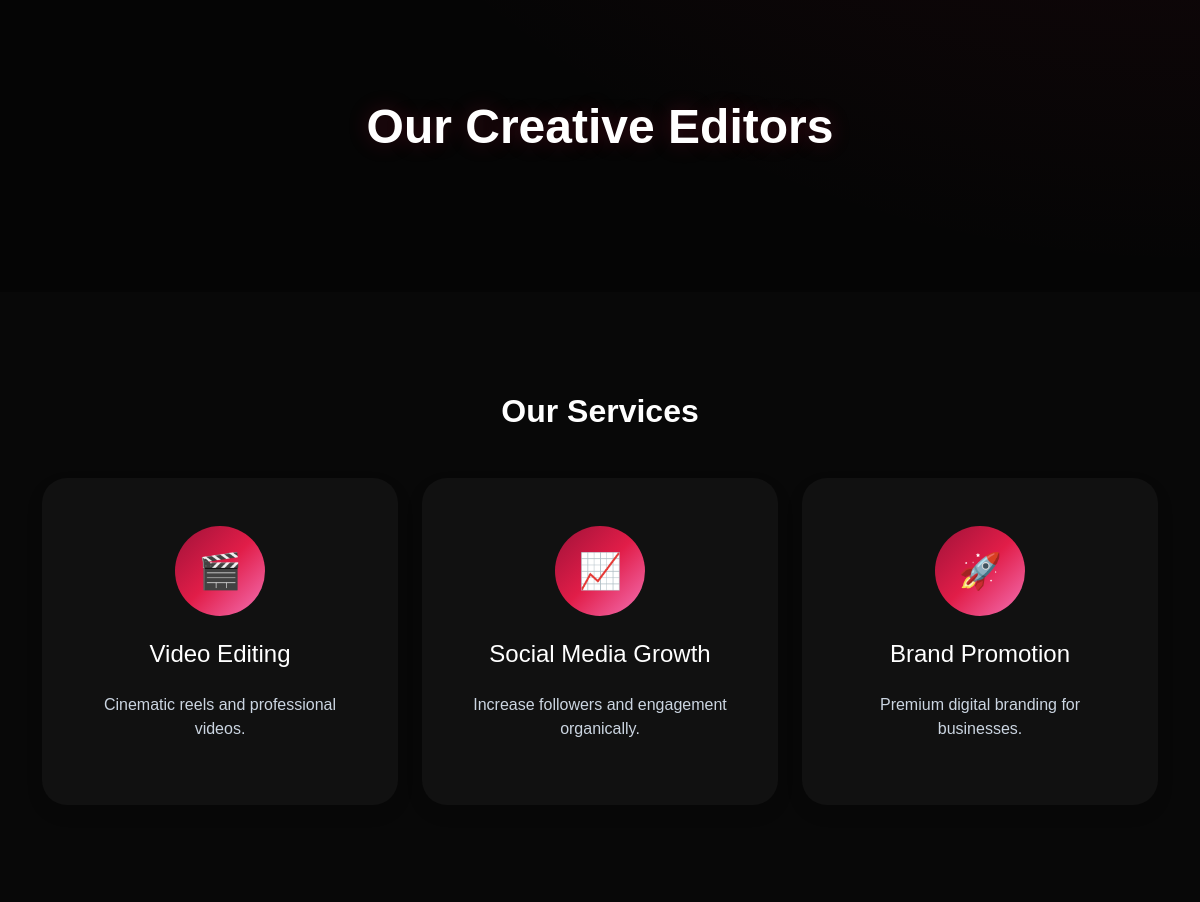
/ (middle part), run on an earlier commit of the app's database.
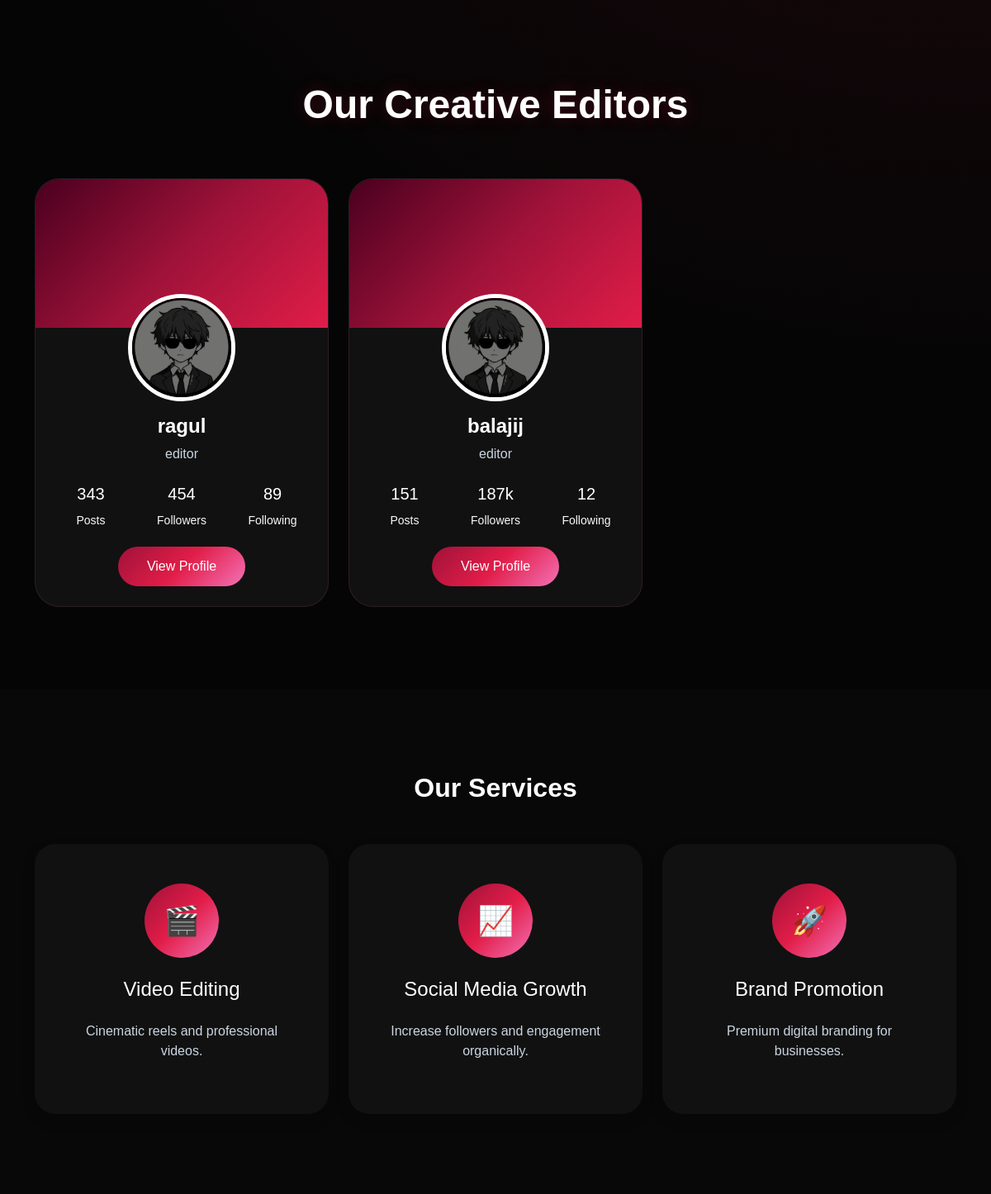
And on a later commit of the database.
### agents/models.py (models this page shows, shortened)
class Editor(models.Model):
    name = models.CharField(max_length=100)
    role = models.CharField(max_length=100)
    bio = models.TextField()
    image = models.ImageField(upload_to='editors/')
    instagram = models.URLField()
    posts = models.CharField(max_length=20, default='0')
    followers = models.CharField(max_length=20, default='0')
    following = models.CharField(max_length=20, default='0')
    project_image = models.ImageField(
        upload_to='projects/images/',
        blank=True,
        null=True
    )
    project_video = models.FileField(
        upload_to='projects/videos/',
        blank=True,
        null=True
    )
    project_description = models.TextField(
        blank=True,
        null=True
    )
    created_at = models.DateTimeField(auto_now_add=True)

### agents/views.py (the view)
# urls.py: path('', views.home, name='home'),
def home(request):
    editors = Editor.objects.all()
    return render(request, 'home.html', {
        'editors': editors
    })

### agents/templates/home.html (shortened to what this page needs)
{% extends 'base.html' %}
{% block content %}
<section class="profile-section">
    <div class="container">
        <h2 class="section-title">
            Our Creative Editors
        </h2>
        <div class="row g-4">
            {% for editor in editors %}
            <div class="col-lg-4 col-md-6">
                <div class="card profile-card h-100">
                    <div class="profile-cover"></div>
                    <div class="card-body text-center p-4">
                        <img src="{{ editor.image.url }}" class="profile-img">
                        <h3 class="profile-name mt-3">
                            {{ editor.name }}
                        </h3>
                        <p class="profile-role">
                            {{ editor.role }}
                        </p>
                        <div class="row mt-4">
                            <div class="col-4">
                                <h5 class="text-white">{{ editor.posts }}</h5>
                                <small class="text-light">Posts</small>
                            </div>
                            <div class="col-4">
                                <h5 class="text-white">{{ editor.followers }}</h5>
                                <small class="text-light">Followers</small>
                            </div>
                            <div class="col-4">
                                <h5 class="text-white">{{ editor.following }}</h5>
                                <small class="text-light">Following</small>
                            </div>
                        </div>
                        <button
                        class="follow-btn"
                        data-bs-toggle="modal"
                        data-bs-target="#editorModal{{ editor.id }}">
                            View Profile
                        </button>
                    </div>
                </div>
            </div>
            {% endfor %}
        </div>
    </div>
</section>
<section class="service-section">
    <div class="container">
        <h2 class="text-center fw-bold mb-5">
            Our Services
        </h2>
        <div class="row g-4">
            <div class="col-lg-4">
                <div class="card service-card p-5 text-center shadow">
                    <div class="service-icon mb-4">
                        🎬
                    </div>
                    <h4>
                        Video Editing
                    </h4>
                    <p class="text-muted mt-3">
                        Cinematic reels and professional videos.
                    </p>
                </div>
            </div>
            <div class="col-lg-4">
                <div class="card service-card p-5 text-center shadow">
                    <div class="service-icon mb-4">
                        📈
                    </div>
                    <h4>
                        Social Media Growth
                    </h4>
                    <p class="text-muted mt-3">
                        Increase followers and engagement organically.
                    </p>
                </div>
            </div>
            <div class="col-lg-4">
                <div class="card service-card p-5 text-center shadow">
                    <div class="service-icon mb-4">
                        🚀
                    </div>
                    <h4>
                        Brand Promotion
                    </h4>
                    <p class="text-muted mt-3">
                        Premium digital branding for businesses.
                    </p>
                </div>
            </div>
        </div>
    </div>
</section>
{% endblock %}

What changed in the data, as far as the page shows it:
added Editor: image (picture), name "ragul", role "editor", posts "343", followers "454", following "89"
added Editor: image (picture), name "balajij", role "editor", posts "151", followers "187k", following "12"
